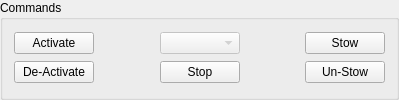
       <widget class="QGroupBox" name="groupBox_commands">
        <property name="title">
         <string>Commands</string>
        </property>
        <layout class="QGridLayout" name="gridLayout_2">
         <item row="0" column="0">
          <widget class="QPushButton" name="pushButton_activate">
           <property name="text">
            <string>Activate</string>
           </property>
           <property name="opcua_cmd" stdset="0">
            <string>Management.Activate</string>
           </property>
          </widget>
         </item>
         <item row="0" column="1">
          <spacer name="horizontalSpacer_14">
           <property name="orientation">
            <enum>Qt::Horizontal</enum>
           </property>
           <property name="sizeHint" stdset="0">
            <size>
             <width>60</width>
             <height>20</height>
            </size>
           </property>
          </spacer>
         </item>
         <item row="0" column="2">
          <widget class="QComboBox" name="combo_cmd_arg">
           <property name="enabled">
            <bool>false</bool>
           </property>
           <property name="opcua_type" stdset="0">
            <string>AxisSelectType</string>
           </property>
          </widget>
         </item>
         <item row="0" column="3">
          <spacer name="horizontalSpacer_12">
           <property name="orientation">
            <enum>Qt::Horizontal</enum>
           </property>
           <property name="sizeHint" stdset="0">
            <size>
             <width>59</width>
             <height>20</height>
            </size>
           </property>
          </spacer>
         </item>
         <item row="0" column="4">
          <widget class="QPushButton" name="pushButton_stow">
           <property name="text">
            <string>Stow</string>
           </property>
           <property name="opcua_cmd" stdset="0">
            <string>Management.Stow</string>
           </property>
          </widget>
         </item>
         <item row="1" column="0">
          <widget class="QPushButton" name="pushButton_deactivate">
           <property name="text">
            <string>De-Activate</string>
           </property>
           <property name="opcua_cmd" stdset="0">
            <string>Management.DeActivate</string>
           </property>
          </widget>
         </item>
         <item row="1" column="1">
          <spacer name="horizontalSpacer_15">
           <property name="orientation">
            <enum>Qt::Horizontal</enum>
           </property>
           <property name="sizeHint" stdset="0">
            <size>
             <width>60</width>
             <height>20</height>
            </size>
           </property>
          </spacer>
         </item>
         <item row="1" column="2">
          <widget class="QPushButton" name="pushButton_stop">
           <property name="text">
            <string>Stop</string>
           </property>
           <property name="opcua_cmd" stdset="0">
            <string>Management.Stop</string>
           </property>
          </widget>
         </item>
         <item row="1" column="3">
          <spacer name="horizontalSpacer_13">
           <property name="orientation">
            <enum>Qt::Horizontal</enum>
           </property>
           <property name="sizeHint" stdset="0">
            <size>
             <width>59</width>
             <height>20</height>
            </size>
           </property>
          </spacer>
         </item>
         <item row="1" column="4">
          <widget class="QPushButton" name="pushButton_unstow">
           <property name="text">
            <string>Un-Stow</string>
           </property>
           <property name="opcua_cmd" stdset="0">
            <string>Management.Stow</string>
           </property>
          </widget>
         </item>
        </layout>
       </widget>
